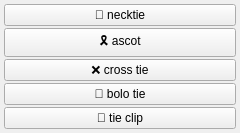
<?xml version="1.0" encoding="UTF-8"?>
<ui version="4.0">
 <class>clothes_necktie_menu</class>
 <widget class="QWidget" name="clothes_necktie_menu">
  <property name="geometry">
   <rect><x>0</x><y>0</y><width>240</width><height>60</height></rect>
  </property>
  <layout class="QGridLayout" name="grid">
   <property name="leftMargin"><number>4</number></property>
   <property name="topMargin"><number>4</number></property>
   <property name="rightMargin"><number>4</number></property>
   <property name="bottomMargin"><number>4</number></property>
   <property name="horizontalSpacing"><number>2</number></property>
   <property name="verticalSpacing"><number>2</number></property>
   <item row="0" column="0">
    <widget class="QPushButton" name="chk_necktie">
     <property name="checkable"><bool>true</bool></property>
     <property name="text"><string>👔 necktie</string></property>
     <property name="tags" stdset="0"><string>necktie</string></property>
     <property name="group" stdset="0"><string>necktie</string></property>
    </widget>
   </item>
   <item row="1" column="0">
    <widget class="QPushButton" name="chk_ascot">
     <property name="checkable"><bool>true</bool></property>
     <property name="text"><string>🎗️ ascot</string></property>
     <property name="tags" stdset="0"><string>ascot</string></property>
     <property name="group" stdset="0"><string>necktie</string></property>
    </widget>
   </item>
   <item row="2" column="0">
    <widget class="QPushButton" name="chk_cross_tie">
     <property name="checkable"><bool>true</bool></property>
     <property name="text"><string>❌ cross tie</string></property>
     <property name="tags" stdset="0"><string>cross tie</string></property>
     <property name="group" stdset="0"><string>necktie</string></property>
    </widget>
   </item>
   <item row="3" column="0">
    <widget class="QPushButton" name="chk_bolo_tie">
     <property name="checkable"><bool>true</bool></property>
     <property name="text"><string>🤠 bolo tie</string></property>
     <property name="tags" stdset="0"><string>bolo tie</string></property>
     <property name="group" stdset="0"><string>necktie</string></property>
    </widget>
   </item>
   <item row="4" column="0">
    <widget class="QPushButton" name="chk_tie_clip">
     <property name="checkable"><bool>true</bool></property>
     <property name="text"><string>📎 tie clip</string></property>
     <property name="tags" stdset="0"><string>tie clip</string></property>
     <property name="group" stdset="0"><string>necktie</string></property>
    </widget>
   </item>
  </layout>
 </widget>
 <resources/>
 <connections/>
</ui>
